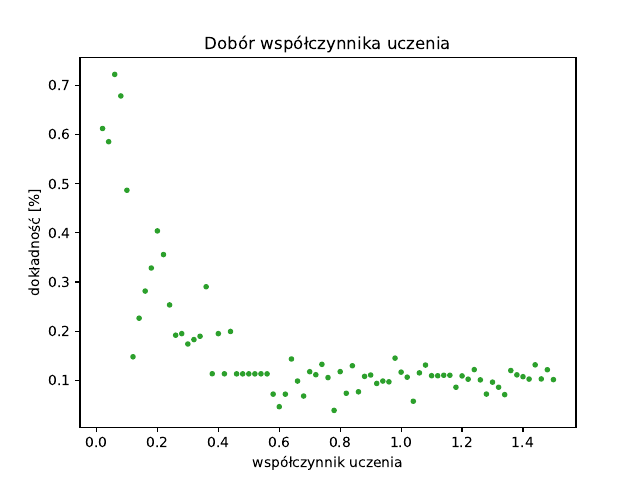

Source code (Python):
import matplotlib.pyplot as plt
import numpy as np

plt.title('Dobór współczynnika uczenia')
plt.style.use('_mpl-gallery')


x=[None,None,None,None,None,None,None,None,None,None,None,None,None,None,None,None,None,None,None,None,None,None,None,None,None,None,None,None,None,None,None,None,None,None,None,None,None,None,None,None,None,None,None,None,None,None,None,None,None,None,None,None,None,None,None,None,None,None,None,None,None,None,None,None,None,None,None,None,None,None,None,None,None,None,None,None,None,None,None,None,None,None,None,None]
y=[None,None,None,None,None,None,None,None,None,None,None,None,None,None,None,None,None,None,None,None,None,None,None,None,None,None,None,None,None,None,None,None,None,None,None,None,None,None,None,None,None,None,None,None,None,None,None,None,None,None,None,None,None,None,None,None,None,None,None,None,None,None,None,None,None,None,None,None,None,None,None,None,None,None,None,None,None,None,None,None,None,None,None,None]




x[1]=0.612375 # accuracy 
y[1]=0.020000 # learning rate 
x[2]=0.585500 # accuracy 
y[2]=0.040000 # learning rate 
x[3]=0.722500 # accuracy 
y[3]=0.060000 # learning rate 
x[4]=0.678625 # accuracy 
y[4]=0.080000 # learning rate 
x[5]=0.486750 # accuracy 
y[5]=0.100000 # learning rate 
x[6]=0.147875 # accuracy 
y[6]=0.120000 # learning rate 
x[7]=0.226375 # accuracy 
y[7]=0.140000 # learning rate 
x[8]=0.281625 # accuracy 
y[8]=0.160000 # learning rate 
x[9]=0.328500 # accuracy 
y[9]=0.180000 # learning rate 
x[10]=0.404000 # accuracy 
y[10]=0.200000 # learning rate 
x[11]=0.355875 # accuracy 
y[11]=0.220000 # learning rate 
x[12]=0.253375 # accuracy 
y[12]=0.240000 # learning rate 
x[13]=0.191750 # accuracy 
y[13]=0.260000 # learning rate 
x[14]=0.195000 # accuracy 
y[14]=0.280000 # learning rate 
x[15]=0.173875 # accuracy 
y[15]=0.300000 # learning rate 
x[16]=0.182875 # accuracy 
y[16]=0.320000 # learning rate 
x[17]=0.189625 # accuracy 
y[17]=0.340000 # learning rate 
x[18]=0.290375 # accuracy 
y[18]=0.360000 # learning rate 
x[19]=0.113375 # accuracy 
y[19]=0.380000 # learning rate 
x[20]=0.195000 # accuracy 
y[20]=0.400000 # learning rate 
x[21]=0.113250 # accuracy 
y[21]=0.420000 # learning rate 
x[22]=0.199375 # accuracy 
y[22]=0.440000 # learning rate 
x[23]=0.113125 # accuracy 
y[23]=0.460000 # learning rate 
x[24]=0.113125 # accuracy 
y[24]=0.480000 # learning rate 
x[25]=0.113125 # accuracy 
y[25]=0.500000 # learning rate 
x[26]=0.113125 # accuracy 
y[26]=0.520000 # learning rate 
x[27]=0.113250 # accuracy 
y[27]=0.540000 # learning rate 
x[28]=0.113125 # accuracy 
y[28]=0.560000 # learning rate 
x[29]=0.071875 # accuracy 
y[29]=0.580000 # learning rate 
x[30]=0.046250 # accuracy 
y[30]=0.600000 # learning rate 
x[31]=0.071750 # accuracy 
y[31]=0.620000 # learning rate 
x[32]=0.143375 # accuracy 
y[32]=0.640000 # learning rate 
x[33]=0.098500 # accuracy 
y[33]=0.660000 # learning rate 
x[34]=0.068000 # accuracy 
y[34]=0.680000 # learning rate 
x[35]=0.117500 # accuracy 
y[35]=0.700000 # learning rate 
x[36]=0.111375 # accuracy 
y[36]=0.720000 # learning rate 
x[37]=0.132500 # accuracy 
y[37]=0.740000 # learning rate 
x[38]=0.105500 # accuracy 
y[38]=0.760000 # learning rate 
x[39]=0.038750 # accuracy 
y[39]=0.780000 # learning rate 
x[40]=0.117625 # accuracy 
y[40]=0.800000 # learning rate 
x[41]=0.073625 # accuracy 
y[41]=0.820000 # learning rate 
x[42]=0.129625 # accuracy 
y[42]=0.840000 # learning rate 
x[43]=0.076625 # accuracy 
y[43]=0.860000 # learning rate 
x[44]=0.108000 # accuracy 
y[44]=0.880000 # learning rate 
x[45]=0.110750 # accuracy 
y[45]=0.900000 # learning rate 
x[46]=0.093625 # accuracy 
y[46]=0.920000 # learning rate 
x[47]=0.098500 # accuracy 
y[47]=0.940000 # learning rate 
x[48]=0.096875 # accuracy 
y[48]=0.960000 # learning rate 
x[49]=0.145125 # accuracy 
y[49]=0.980000 # learning rate 
x[50]=0.116625 # accuracy 
y[50]=1.000000 # learning rate 
x[51]=0.106375 # accuracy 
y[51]=1.020000 # learning rate 
x[52]=0.057375 # accuracy 
y[52]=1.040000 # learning rate 
x[53]=0.115125 # accuracy 
y[53]=1.060000 # learning rate 
x[54]=0.131000 # accuracy 
y[54]=1.080000 # learning rate 
x[55]=0.109375 # accuracy 
y[55]=1.100000 # learning rate 
x[56]=0.109250 # accuracy 
y[56]=1.120000 # learning rate 
x[57]=0.110250 # accuracy 
y[57]=1.140000 # learning rate 
x[58]=0.110250 # accuracy 
y[58]=1.160000 # learning rate 
x[59]=0.085875 # accuracy 
y[59]=1.180000 # learning rate 
x[60]=0.108875 # accuracy 
y[60]=1.200000 # learning rate 
x[61]=0.102250 # accuracy 
y[61]=1.220000 # learning rate 
x[62]=0.121750 # accuracy 
y[62]=1.240000 # learning rate 
x[63]=0.100875 # accuracy 
y[63]=1.260000 # learning rate 
x[64]=0.072000 # accuracy 
y[64]=1.280000 # learning rate 
x[65]=0.096250 # accuracy 
y[65]=1.300000 # learning rate 
x[66]=0.085875 # accuracy 
y[66]=1.320000 # learning rate 
x[67]=0.070875 # accuracy 
y[67]=1.340000 # learning rate 
x[68]=0.119875 # accuracy 
y[68]=1.360000 # learning rate 
x[69]=0.111125 # accuracy 
y[69]=1.380000 # learning rate 
x[70]=0.107375 # accuracy 
y[70]=1.400000 # learning rate 
x[71]=0.102500 # accuracy 
y[71]=1.420000 # learning rate 
x[72]=0.131500 # accuracy 
y[72]=1.440000 # learning rate 
x[73]=0.102750 # accuracy 
y[73]=1.460000 # learning rate 
x[74]=0.121500 # accuracy 
y[74]=1.480000 # learning rate 
x[75]=0.101375 # accuracy 
y[75]=1.500000 # learning rate 

















plt.plot(  y, x, '.', color='tab:green')

#plt.legend(['dokładność MLP Java','dokładność CNN Ja']);
plt.xlabel('współczynnik uczenia')
plt.ylabel('dokładność [%]')
plt.savefig( 'dobor_wsp_uczenia.pdf',dpi=400 )
